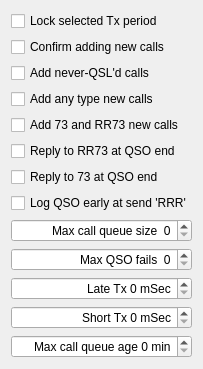
               <widget class="QWidget" name="tab_3">
                <attribute name="title">
                 <string>3</string>
                </attribute>
                <layout class="QGridLayout" name="gridLayout_11">
                 <item row="0" column="0" rowspan="2">
                  <layout class="QGridLayout" name="gridLayout_10">
                   <property name="horizontalSpacing">
                    <number>4</number>
                   </property>
                   <item row="6" column="0">
                    <widget class="QCheckBox" name="cbReplyTo73">
                     <property name="toolTip">
                      <string>&lt;html&gt;&lt;head/&gt;&lt;body&gt;&lt;p&gt;You can choose to not reply to a '73' message at the end of a successful QSO, since most operators don't require or expect it.&lt;/p&gt;&lt;p&gt;If a caller does need a response to their '73', you can do it manually by double-clicking on the '73' call.&lt;/p&gt;&lt;/body&gt;&lt;/html&gt;</string>
                     </property>
                     <property name="text">
                      <string>Reply to 73 at QSO end</string>
                     </property>
                    </widget>
                   </item>
                   <item row="8" column="0">
                    <widget class="QSpinBox" name="sbMaxQueue">
                     <property name="alignment">
                      <set>Qt::AlignRight|Qt::AlignTrailing|Qt::AlignVCenter</set>
                     </property>
                     <property name="prefix">
                      <string>Max call queue size  </string>
                     </property>
                    </widget>
                   </item>
                   <item row="5" column="0">
                    <widget class="QCheckBox" name="cbReplyToRR73">
                     <property name="toolTip">
                      <string>&lt;html&gt;&lt;head/&gt;&lt;body&gt;&lt;p&gt;You can choose if you want to reply to an 'RR73' message at the end of a successful QSO. Most callers do not require or expect a response to their 'RR73', since it's defined as 'Thanks and out'.&lt;/p&gt;&lt;p&gt;If a caller wants a reply to their 'RR73', you can do it manually by double-clicking on their 'RR73'.&lt;/p&gt;&lt;/body&gt;&lt;/html&gt;</string>
                     </property>
                     <property name="text">
                      <string>Reply to RR73 at QSO end</string>
                     </property>
                    </widget>
                   </item>
                   <item row="11" column="0">
                    <widget class="QSpinBox" name="sbShortTx">
                     <property name="alignment">
                      <set>Qt::AlignRight|Qt::AlignTrailing|Qt::AlignVCenter</set>
                     </property>
                     <property name="suffix">
                      <string> mSec</string>
                     </property>
                     <property name="prefix">
                      <string>Short Tx </string>
                     </property>
                    </widget>
                   </item>
                   <item row="1" column="0">
                    <widget class="QCheckBox" name="cbConfStart">
                     <property name="toolTip">
                      <string>&lt;html&gt;&lt;head/&gt;&lt;body&gt;&lt;p&gt;You can choose to manually confirm calls to be added to the call queue to initiate a possible QSO.&lt;/p&gt;&lt;p&gt;Note: This is required by Field Day rules, but is optional otherwise. The Field Day 2025 rules state:&lt;/p&gt;&lt;p&gt;&amp;quot;&lt;span style=&quot; font-family:'Arial,sans-serif'; color:#224466; background-color:#ffffff;&quot;&gt;6.4. &lt;/span&gt;&lt;span style=&quot; font-family:'Arial,sans-serif'; color:#224466; background-color:#ffffff;&quot;&gt;Each contact must include contemporaneous direct initiation by both operators making a contact. Initiation of a contact may be by either local or remote control. Fully automated contacts are prohibited.&lt;/span&gt;&amp;quot;&lt;/p&gt;&lt;p&gt;Discussion:&lt;/p&gt;&lt;p&gt;1: You select &amp;quot;Reply/Add&amp;quot; happens at the same time the other operator initiates a contact with a CQ (or other message using their call sign, a common practice with FT8), and so is &amp;quot;contemporaneous&amp;quot;.&lt;/p&gt;&lt;p&gt;2: &amp;quot;Initiation&amp;quot; of each contact does &amp;quot;include&amp;quot; direct action by you, when you select &amp;quot;Reply/Add&amp;quot;. Only the further progress of the contact after that is automated, which is not prohibited.&lt;/p&gt;&lt;p&gt;Note: You can also choose to add the operator to the 'Ignore' list (for example, because that operator never replies). This list is cleared if you are operating Field Day and either change bands or exit this program.&lt;/p&gt;&lt;/body&gt;&lt;/html&gt;</string>
                     </property>
                     <property name="text">
                      <string>Confirm adding new calls</string>
                     </property>
                    </widget>
                   </item>
                   <item row="12" column="0">
                    <widget class="QSpinBox" name="sbMaxAge">
                     <property name="alignment">
                      <set>Qt::AlignRight|Qt::AlignTrailing|Qt::AlignVCenter</set>
                     </property>
                     <property name="suffix">
                      <string> min</string>
                     </property>
                     <property name="prefix">
                      <string>Max call queue age </string>
                     </property>
                    </widget>
                   </item>
                   <item row="0" column="0">
                    <widget class="QCheckBox" name="cbLockPeriod">
                     <property name="toolTip">
                      <string>&lt;html&gt;&lt;head/&gt;&lt;body&gt;&lt;p&gt;Select 'Lock' to prevent automatic switching of the Tx period while in 'Listen' mode.&lt;/p&gt;&lt;p&gt;Switching Tx period always discards any calls in the call queue that don't match the new Tx period. The list of previously-confirmed stations (using 'Reply/Add') is maintained, however. &lt;/p&gt;&lt;p&gt;The result is that these stations can be re-added to the call queue automatically. This is especially important for Field Day operation, where you want tthe list of previously-confirmed stations to be as large as possible.&lt;/p&gt;&lt;/body&gt;&lt;/html&gt;</string>
                     </property>
                     <property name="text">
                      <string>Lock selected Tx period</string>
                     </property>
                    </widget>
                   </item>
                   <item row="3" column="0">
                    <widget class="QCheckBox" name="cbAddOther">
                     <property name="toolTip">
                      <string>&lt;html&gt;&lt;head/&gt;&lt;body&gt;&lt;p&gt;New calls of any type (CQ, grid, report, roger-report, RRR, 73, or RR73) can be added to the call queue for a QSO.&lt;/p&gt;&lt;/body&gt;&lt;/html&gt;</string>
                     </property>
                     <property name="text">
                      <string>Add any type new calls</string>
                     </property>
                    </widget>
                   </item>
                   <item row="10" column="0">
                    <widget class="QSpinBox" name="sbLateTx">
                     <property name="alignment">
                      <set>Qt::AlignRight|Qt::AlignTrailing|Qt::AlignVCenter</set>
                     </property>
                     <property name="suffix">
                      <string> mSec</string>
                     </property>
                     <property name="prefix">
                      <string>Late Tx </string>
                     </property>
                    </widget>
                   </item>
                   <item row="7" column="0">
                    <widget class="QCheckBox" name="cbLogEarly">
                     <property name="toolTip">
                      <string>&lt;html&gt;&lt;head/&gt;&lt;body&gt;&lt;p&gt;Many operators consider that a QSO is complete when signal reports (or Field Day station/section) have been exchanged . You can choose to log the call at that point, as you send an 'RRR' message.&lt;/p&gt;&lt;/body&gt;&lt;/html&gt;</string>
                     </property>
                     <property name="text">
                      <string>Log QSO early at send 'RRR'</string>
                     </property>
                    </widget>
                   </item>
                   <item row="4" column="0">
                    <widget class="QCheckBox" name="cbAdd73orRR73">
                     <property name="toolTip">
                      <string>&lt;html&gt;&lt;head/&gt;&lt;body&gt;&lt;p&gt;New '73' or 'RR73' calls will be added to the call queue for a QSO. &lt;/p&gt;&lt;p&gt;Note: When this option is not selected, only 'CQ' calls will be added to the call queue.&lt;/p&gt;&lt;/body&gt;&lt;/html&gt;</string>
                     </property>
                     <property name="text">
                      <string>Add 73 and RR73 new calls</string>
                     </property>
                    </widget>
                   </item>
                   <item row="9" column="0">
                    <widget class="QSpinBox" name="sbMaxFail">
                     <property name="alignment">
                      <set>Qt::AlignRight|Qt::AlignTrailing|Qt::AlignVCenter</set>
                     </property>
                     <property name="prefix">
                      <string>Max QSO fails  </string>
                     </property>
                    </widget>
                   </item>
                   <item row="2" column="0">
                    <widget class="QCheckBox" name="cbAddNoQsl">
                     <property name="toolTip">
                      <string>&lt;html&gt;&lt;head/&gt;&lt;body&gt;&lt;p&gt;When downloading LOTW QSOs: Add worked-before calls that have not QSL'd yet'&lt;/p&gt;&lt;/body&gt;&lt;/html&gt;</string>
                     </property>
                     <property name="text">
                      <string>Add never-QSL'd calls</string>
                     </property>
                    </widget>
                   </item>
                  </layout>
                 </item>
                </layout>
               </widget>
